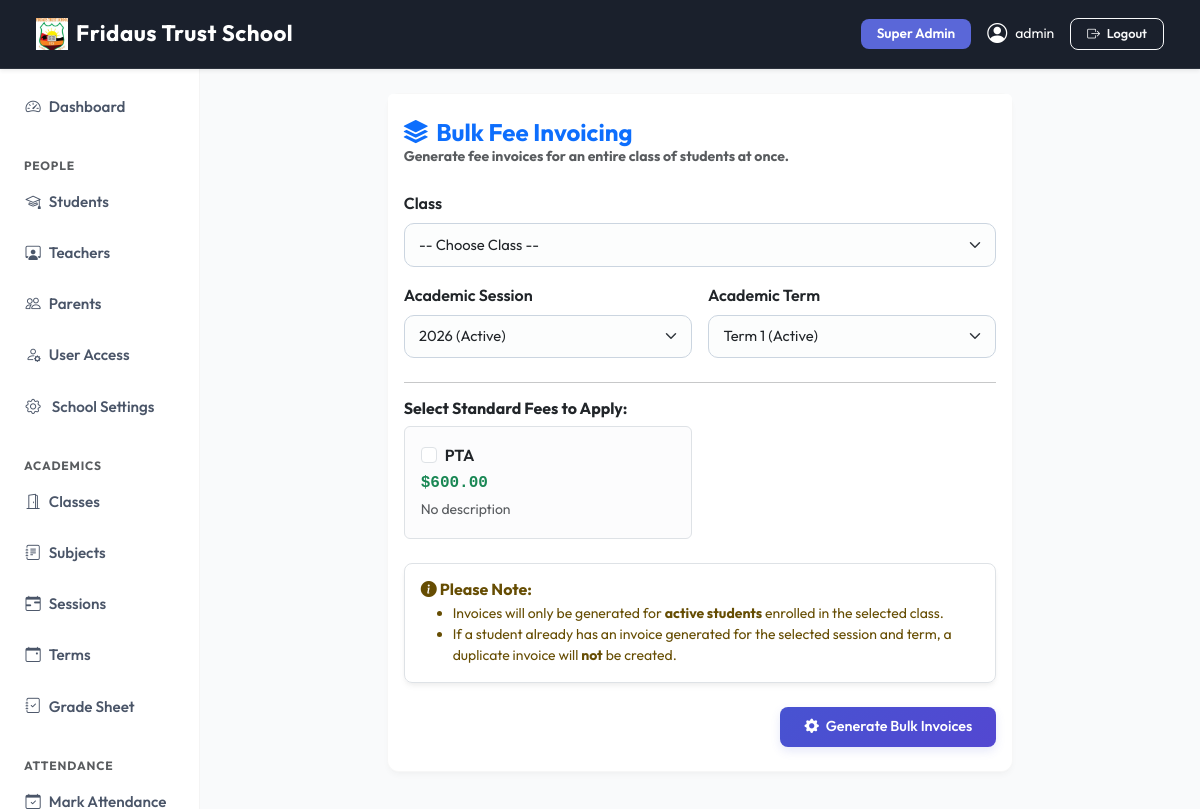
Screenshot of /finance/bulk/ (signed in) with the database file from the repository.
### apps/dashboard/models.py (models this page shows, shortened)
class SchoolSettings(models.Model):
    school_name    = models.CharField(max_length=200, default='SchoolMS')
    logo           = models.ImageField(upload_to='school/logo/', blank=True, null=True)
    favicon        = models.ImageField(upload_to='school/favicon/', blank=True, null=True)
    primary_color  = models.CharField(max_length=7, default='#5a67d8', help_text='Hex color e.g. #5a67d8')
    secondary_color= models.CharField(max_length=7, default='#4c51bf')
    sidebar_color  = models.CharField(max_length=7, default='#ffffff')
    navbar_color   = models.CharField(max_length=7, default='#1a202c')
    address        = models.TextField(blank=True)
    phone          = models.CharField(max_length=20, blank=True)
    email          = models.EmailField(blank=True)
    website        = models.URLField(blank=True)
    class Meta:
        verbose_name = 'School Settings'
    @classmethod
    def get(cls):
        obj, _ = cls.objects.get_or_create(pk=1)
        return obj

### apps/accounts/models.py (models this page shows, shortened)
class User(AbstractUser):
    ROLE_CHOICES = (
        ('superadmin', 'Super Admin'),
        ('admin', 'Admin'),
        ('teacher', 'Teacher'),
        ('student', 'Student'),
        ('parent', 'Parent'),
    )
    role = models.CharField(max_length=20, choices=ROLE_CHOICES)
    phone = models.CharField(max_length=20, blank=True, null=True)
    profile_pic = models.ImageField(upload_to='profile_pictures/', blank=True, null=True)
    created_at = models.DateTimeField(auto_now_add=True)
    @property
    def is_admin(self):
        return self.role in ['superadmin', 'admin'] or self.is_superuser
    def __str__(self):
        return f"{self.get_full_name() or self.username} ({self.get_role_display()})"

### apps/finance/models.py (models this page shows, shortened)
class FeeType(models.Model):
    name = models.CharField(max_length=100, unique=True)
    amount = models.DecimalField(max_digits=10, decimal_places=2)
    description = models.TextField(blank=True)

### apps/finance/views.py (the view, shortened to what this page needs)
# urls.py: path('bulk/',                        views.bulk_invoice,    name='bulk_invoice'),
@login_required
@admin_required
def bulk_invoice(request):
    classes = StudentClass.objects.all()
    sessions = AcademicSession.objects.all()
    terms = AcademicTerm.objects.all()
    fee_types = FeeType.objects.all()
    context = {
        'classes': classes,
        'sessions': sessions,
        'terms': terms,
        'fee_types': fee_types,
    }
    return render(request, 'finance/bulk_invoice.html', context)

### apps/dashboard/context_processors.py (called while the page is built)
def school_settings(request):
    return {'school_settings': SchoolSettings.get()}

### templates/finance/bulk_invoice.html (shortened to what this page needs)
{% extends 'base.html' %}
{% block content %}
<div class="row justify-content-center">
  <div class="col-md-8">
    <div class="card shadow-sm border-0">
      <div class="card-header bg-white border-0 pt-4 pb-0">
        <h4 class="fw-bold mb-0 text-primary"><i class="bi bi-stack me-1"></i> Bulk Fee Invoicing</h4>
        <p class="text-muted small mb-0">Generate fee invoices for an entire class of students at once.</p>
      </div>
      <div class="card-body mt-2">
        <form method="post">
          <div class="row g-3 mb-4">
            <div class="col-md-12">
              <label for="student_class" class="form-label fw-semibold">Class</label>
              <select name="student_class" id="student_class" class="form-select" required>
                <option value="">-- Choose Class --</option>
              </select>
            </div>
            <div class="col-md-6">
              <label for="session" class="form-label fw-semibold">Academic Session</label>
              <select name="session" id="session" class="form-select" required>
                {% for s in sessions %}
                  <option value="{{ s.pk }}" {% if s.current %}selected{% endif %}>{{ s.name }} {% if s.current %}(Active){% endif %}</option>
                {% endfor %}
              </select>
            </div>
            <div class="col-md-6">
              <label for="term" class="form-label fw-semibold">Academic Term</label>
              <select name="term" id="term" class="form-select" required>
                {% for t in terms %}
                  <option value="{{ t.pk }}" {% if t.current %}selected{% endif %}>{{ t.name }} {% if t.current %}(Active){% endif %}</option>
                {% endfor %}
              </select>
            </div>
          </div>
          <hr>
          <h6 class="fw-bold text-dark mt-3 mb-2">Select Standard Fees to Apply:</h6>
          <div class="row g-3 mb-4">
            {% for fee in fee_types %}
            <div class="col-md-6">
              <div class="form-check p-3 border rounded h-100 bg-light-subtle">
                <input class="form-check-input ms-0 me-2" type="checkbox" name="fee_types" value="{{ fee.pk }}" id="fee_{{ fee.pk }}">
                <label class="form-check-label d-block fw-semibold text-dark cursor-pointer" for="fee_{{ fee.pk }}">
                  {{ fee.name }}
                  <span class="d-block text-success fw-bold font-monospace mt-1">${{ fee.amount }}</span>
                  <span class="d-block text-muted small fw-normal mt-1">{{ fee.description|default:"No description" }}</span>
                </label>
              </div>
            </div>
            {% empty %}
            <div class="col-12 py-3 text-center text-muted">
              <i class="bi bi-exclamation-circle d-block fs-4 mb-2"></i>
              No fee types defined yet. Please <a href="{% url 'finance:fee_type_list' %}">register a fee type</a> first.
            </div>
            {% endfor %}
          </div>
          <div class="alert alert-warning-subtle text-warning-emphasis border p-3">
            <h6 class="fw-bold mb-1"><i class="bi bi-info-circle-fill"></i> Please Note:</h6>
            <ul class="mb-0 small">
              <li>Invoices will only be generated for <strong>active students</strong> enrolled in the selected class.</li>
              <li>If a student already has an invoice generated for the selected session and term, a duplicate invoice will <strong>not</strong> be created.</li>
            </ul>
          </div>
          <div class="text-end py-2">
            <button type="submit" class="btn btn-primary btn-lg px-4"><i class="bi bi-gear-fill me-1"></i> Generate Bulk Invoices</button>
          </div>
        </form>
      </div>
    </div>
  </div>
</div>
{% endblock %}

### templates/base.html (shortened to what this page needs)
{% load static %}
<!DOCTYPE html>
<html lang="en">
<head>
  <link href="https://cdn.jsdelivr.net/npm/bootstrap@5.3.2/dist/css/bootstrap.min.css" rel="stylesheet">
  <link href="https://cdn.jsdelivr.net/npm/bootstrap-icons@1.11.3/font/bootstrap-icons.css" rel="stylesheet">
  <link href="https://cdnjs.cloudflare.com/ajax/libs/toastr.js/latest/toastr.min.css" rel="stylesheet">
  <link href="{% static 'css/modern.css' %}" rel="stylesheet">
  <link href="https://cdn.jsdelivr.net/npm/select2@4.1.0-rc.0/dist/css/select2.min.css" rel="stylesheet">
  <link href="https://cdn.jsdelivr.net/npm/select2-bootstrap-5-theme@1.3.0/dist/select2-bootstrap-5-theme.min.css" rel="stylesheet">
</head>
<body>
{% if user.is_authenticated %}
<nav class="navbar navbar-expand-lg navbar-dark sticky-top d-print-none shadow-sm"
     style="background-color: {{ school_settings.navbar_color|default:'#1a202c' }} !important;">
  <div class="container-fluid">
    <a class="navbar-brand fw-bold text-white d-flex align-items-center gap-2" href="/">
      {% if school_settings.logo %}
        <img src="{{ school_settings.logo.url }}" height="32" style="object-fit:contain;" alt="{{ school_settings.school_name }}">
      {% else %}
        <i class="bi bi-shield-check" style="color: var(--school-primary);"></i>
      {% endif %}
      <span>{{ school_settings.school_name|default:"SchoolMS" }}</span>
    </a>
    <div class="collapse navbar-collapse" id="navbarNav">
      <div class="ms-auto d-flex align-items-center gap-3 mt-2 mt-lg-0">
        <span class="badge bg-primary px-3 py-2 text-capitalize" style="font-size: 0.85rem;">{{ user.get_role_display }}</span>
        <a href="{% url 'accounts:profile' %}" class="text-white text-decoration-none d-flex align-items-center gap-2 small">
          {% if user.profile_pic %}
            <img src="{{ user.profile_pic.url }}" class="rounded-circle border border-2 border-white" width="32" height="32" style="object-fit:cover">
          {% else %}
            <i class="bi bi-person-circle fs-5"></i>
          {% endif %}
          <span class="d-none d-sm-inline">{{ user.get_full_name|default:user.username }}</span>
        </a>
        <a href="{% url 'accounts:logout' %}" class="btn btn-outline-light btn-sm px-3"><i class="bi bi-box-arrow-right me-1"></i> Logout</a>
      </div>
    </div>
  </div>
</nav>
<div class="container-fluid">
  <div class="row">
    <aside class="col-lg-2 col-md-3 d-none d-md-block pt-3 px-0 border-end" id="sidebar">
  {% include 'partials/sidebar.html' %}
</aside>
    <main class="col-lg-10 col-md-9 ms-sm-auto px-md-4 py-4 animate-fade-in">
      {% block content %}{% endblock %}
    </main>
  </div>
</div>
{% else %}
  {% block auth_content %}{% endblock %}
{% endif %}
</body>
</html>

### static/css/modern.css (style rules this page uses)
:root { --primary-hsl: 235, 65%, 60%; --success-hsl: 150, 60%, 45%; --warning-hsl: 35, 85%, 55%; --danger-hsl: 355, 75%, 55%; --info-hsl: 185, 70%, 45%; --dark-hsl: 220, 30%, 12%; --bg-hsl: 220, 20%, 97%; --card-bg-hsl: 0, 0%, 100%; --text-muted-hsl: 220, 10%, 50%; --border-radius-sm: 8px; --border-radius-md: 14px; --border-radius-lg: 20px; --shadow-sm: 0 4px 6px -1px rgba(0, 0, 0, 0.05), 0 2px 4px -1px rgba(0, 0, 0, 0.03); --shadow-md: 0 10px 15px -3px rgba(0, 0, 0, 0.06), 0 4px 6px -2px rgba(0, 0, 0, 0.04); --shadow-lg: 0 20px 25px -5px rgba(0, 0, 0, 0.08), 0 10px 10px -5px rgba(0, 0, 0, 0.04); --transition-smooth: all 0.3s cubic-bezier(0.4, 0, 0.2, 1); }
body { font-family: 'Outfit', sans-serif; background-color: hsl(var(--bg-hsl)); color: hsl(var(--dark-hsl)); -webkit-font-smoothing: antialiased; }
.card { border: 1px solid rgba(0, 0, 0, 0.035) !important; border-radius: var(--border-radius-md) !important; box-shadow: var(--shadow-sm); background: #ffffff; transition: var(--transition-smooth); }
.card-header { border-bottom: 1px solid rgba(0, 0, 0, 0.035); font-weight: 700; color: hsl(var(--dark-hsl)); }
#sidebar { background-color: #ffffff; border-right: 1px solid rgba(0, 0, 0, 0.045) !important; padding-top: 1.25rem; }
.btn { border-radius: 10px; font-weight: 600; padding: 0.55rem 1.25rem; font-size: 0.9rem; transition: var(--transition-smooth); }
.btn-sm { padding: 0.35rem 0.9rem; font-size: 0.8rem; border-radius: 8px; }
.btn-primary { background: linear-gradient(135deg, hsl(var(--primary-hsl)) 0%, hsl(245, 60%, 55%) 100%); border: none; box-shadow: 0 4px 10px rgba(90, 103, 216, 0.15); }
.badge { padding: 0.45em 0.85em; font-weight: 600; font-size: 0.75rem; border-radius: 8px; }
.form-control, .form-select { border-radius: 10px; border: 1px solid #cbd5e0; padding: 0.6rem 0.9rem; font-size: 0.92rem; transition: var(--transition-smooth); background-color: #fcfdfd; }
.alert { border-radius: var(--border-radius-sm); border: none; box-shadow: var(--shadow-sm); }
.table-responsive, main, .content-wrapper { overflow: visible !important; }
body { height: 100vh !important; max-height: 100vh !important; overflow: hidden !important; }
.container-fluid > .row { height: calc(100vh - 60px); overflow: hidden !important; display: flex; flex-wrap: nowrap; }
#sidebar { height: 100% !important; overflow-y: auto !important; overflow-x: hidden; }
main { height: 100% !important; flex: 1; overflow-y: auto !important; overflow-x: hidden; }

### rows the page displays
SchoolSettings: logo (picture), school_name "Fridaus Trust School"
User: role "Super Admin", get_full_name "admin"
FeeType: name "PTA", amount "600.00", description "No description"

### other values shown
form field session "2026 (Active)"
form field term "Term 1 (Active)"
